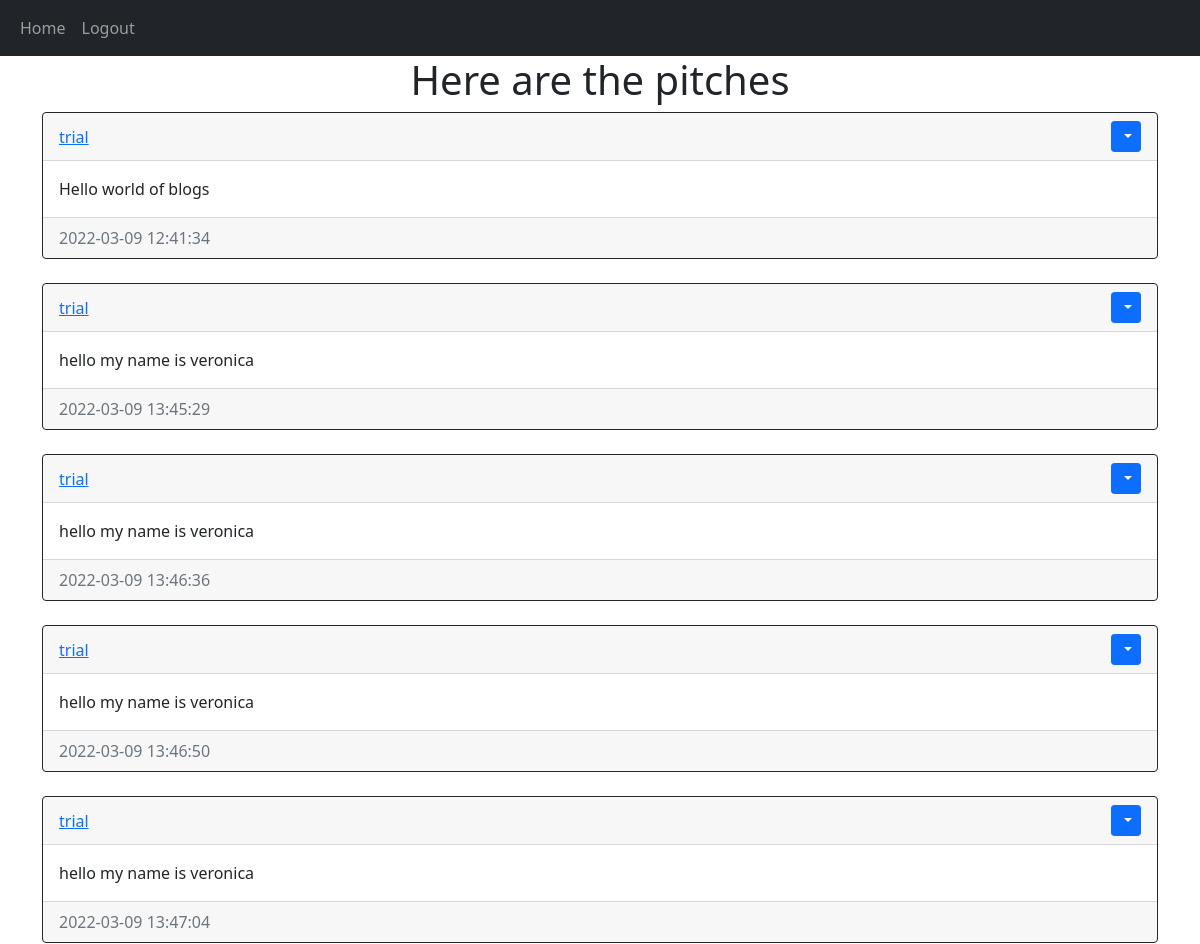
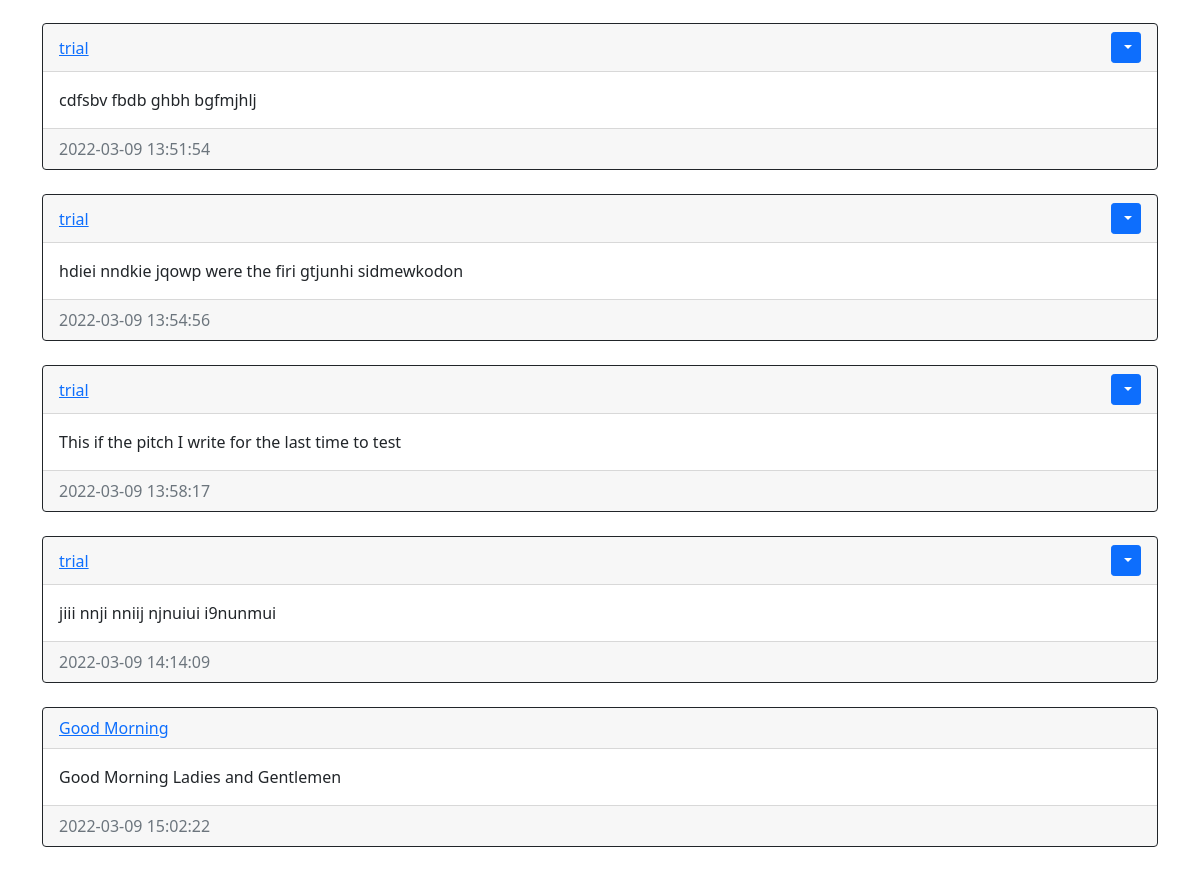
The page /home (signed in) on the database as committed earlier (2 pictures, top to bottom).
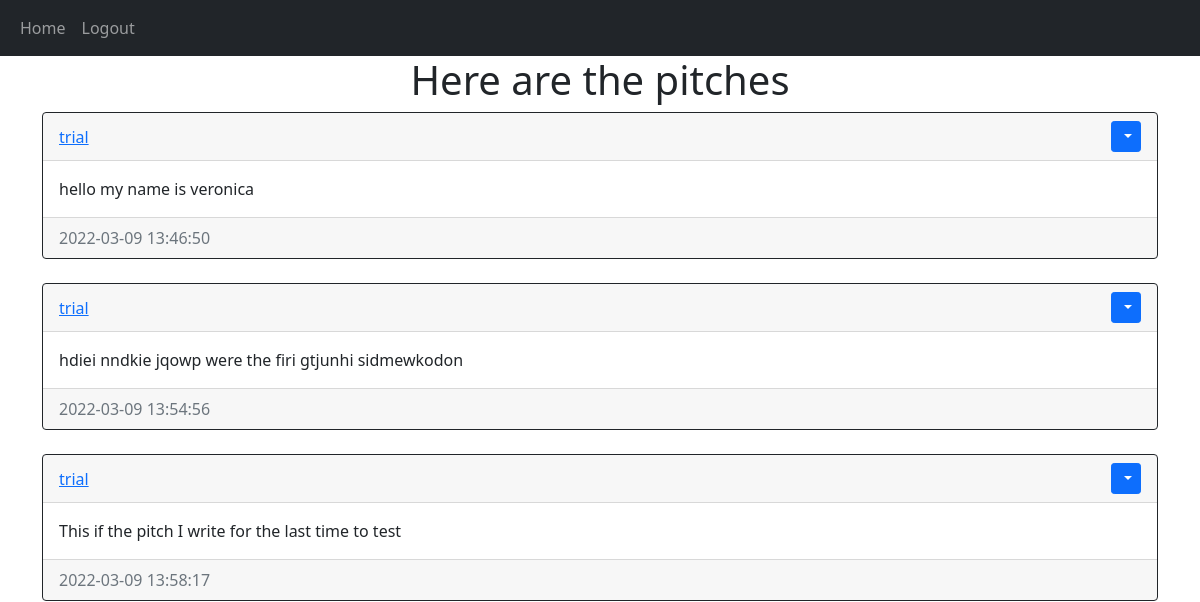
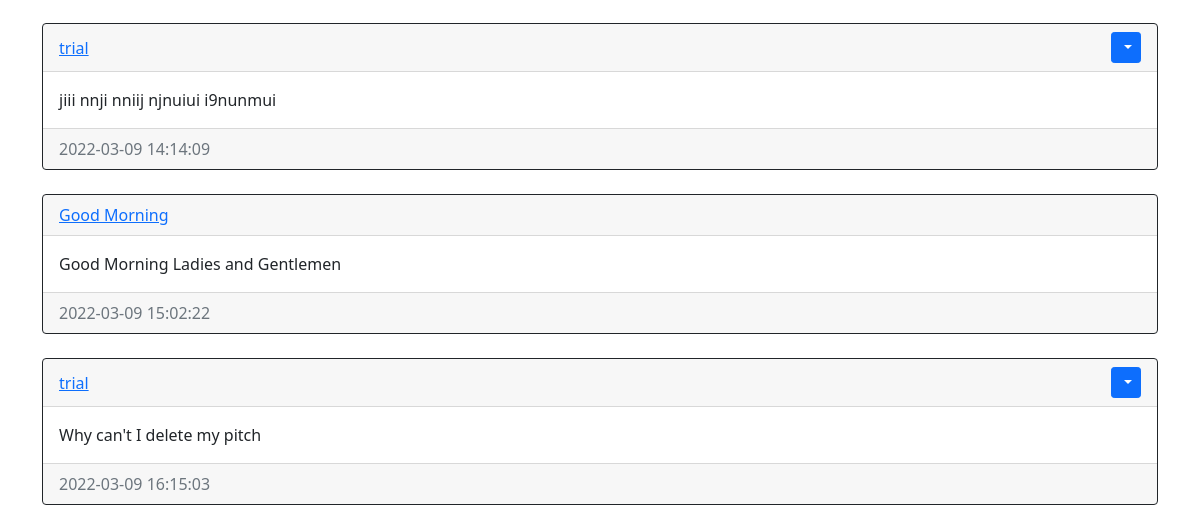
The same page on the database as committed later (2 pictures, top to bottom).
### website/models.py (models this page shows)
class Pitch(db.Model):
    id=db.Column(db.Integer,primary_key=True)
    text=db.Column(db.Text,nullable=False)
    date_created=db.Column(db.DateTime(timezone=True),default=func.now())
    author =db.Column(db.Integer,db.ForeignKey('user.id',ondelete='CASCADE'),nullable=False)

class User(db.Model,UserMixin): #Inherits from db model and userMixin
    id=db.Column(db.Integer,primary_key=True)
    email=db.Column(db.String(150),unique=True) #prevent users with duplicate emails
    username=db.Column(db.String(150),unique=True)
    password=db.Column(db.String(150))
    date_created=db.Column(db.DateTime(timezone=True),default=func.now()) #if nothing is passed,by default the column will be filled by the current time
    pitch=db.relationship('Pitch', backref='user',passive_deletes=True)# backref to allow access to user model

### website/views.py (the view)
@views.route("/")
@views.route("/home")
@login_required
def home():
    pitches=Pitch.query.all()
    return render_template("home.html", user=current_user,pitches=pitches)

### website/__init__.py (called while the page is built)
def create_app():
    app = Flask(__name__)
    app.config['SECRET_KEY'] = "helloworld"
    app.config['SQLALCHEMY_DATABASE_URI']=f'sqlite:///{DB_NAME}'
    db.init_app(app)
    from .views import views
    from .auth import auth
    app.register_blueprint(views, url_prefix="/")
    app.register_blueprint(auth, url_prefix="/")
    from .models import User,Pitch
    create_database(app)
    login_manager= LoginManager ()
    login_manager.login_view="auth.login"
    login_manager.init_app(app)
    @login_manager.user_loader
    def load_user(id):
        return User.query.get(int(id))
    return app

### website/templates/home.html (shortened to what this page needs)
{% extends "base.html" %}
{% block content %}
<h1 align="center" > Here are the pitches</h1>
<div id="pitches">
{% for pitch in pitches %}
<div class="card border-dark">
   <div class="card-header d-flex justify-content-between align-items-center">
<a href="/pitches/{{pitch.user.username}}">{{pitch.user.username}}</a>
{% if user.id == pitch.author %}
<div class="btn-group">
<button type="button" class="btn btn-sm btn-primary dropdown-toggle" data-bs-toggle="dropdown">
</button>
</div>
{% endif %}
   </div>
<div class="card-body">
    <div class="card-text">
        {{pitch.text}}
    </div>
</div>
<div class="card-footer text-muted">
    {{pitch.date_created}}
</div>
</div>
<br >{% endfor %}
  </div>
{% endblock %}

### website/templates/base.html (shortened to what this page needs)
<!DOCTYPE html>
<html lang="en">
<head>
<link href="https://cdn.jsdelivr.net/npm/bootstrap@5.1.3/dist/css/bootstrap.min.css" rel="stylesheet">
</head>
<body>
 <nav class="navbar navbar-expand-lg navbar-dark bg-dark">
  <div class="container-fluid">
    <div class="collapse navbar-collapse" id="navbar">
      <div class="navbar-nav">
        <a class="nav-item nav-link" href="/home">Home</a>
        {% if user.is_authenticated %}
        <a class="nav-item nav-link" href="/logout">Logout</a>
        {% else %}
        <a class="nav-item nav-link" href="/login">Login</a>
        <a class="nav-item nav-link" href="/sign-up">Sign Up</a>
        {% endif %}
      </div>
    </div>
  </div>
</nav>
  <div class="container">  {% block content %} {% endblock %} </div>
</body>
</html>

Rows that differ between the two databases and show on the page:
removed Pitch: user.username "trial", text "Hello world of blogs", date_created "2022-03-09 12:41:34"
removed Pitch: user.username "trial", text "hello my name is veronica", date_created "2022-03-09 13:45:29"
removed Pitch: user.username "trial", text "hello my name is veronica", date_created "2022-03-09 13:46:36"
removed Pitch: user.username "trial", text "hello my name is veronica", date_created "2022-03-09 13:47:04"
removed Pitch: user.username "trial", text "cdfsbv fbdb ghbh bgfmjhlj", date_created "2022-03-09 13:51:54"
added Pitch: user.username "trial", text "Why can't I delete my pitch", date_created "2022-03-09 16:15:03"
